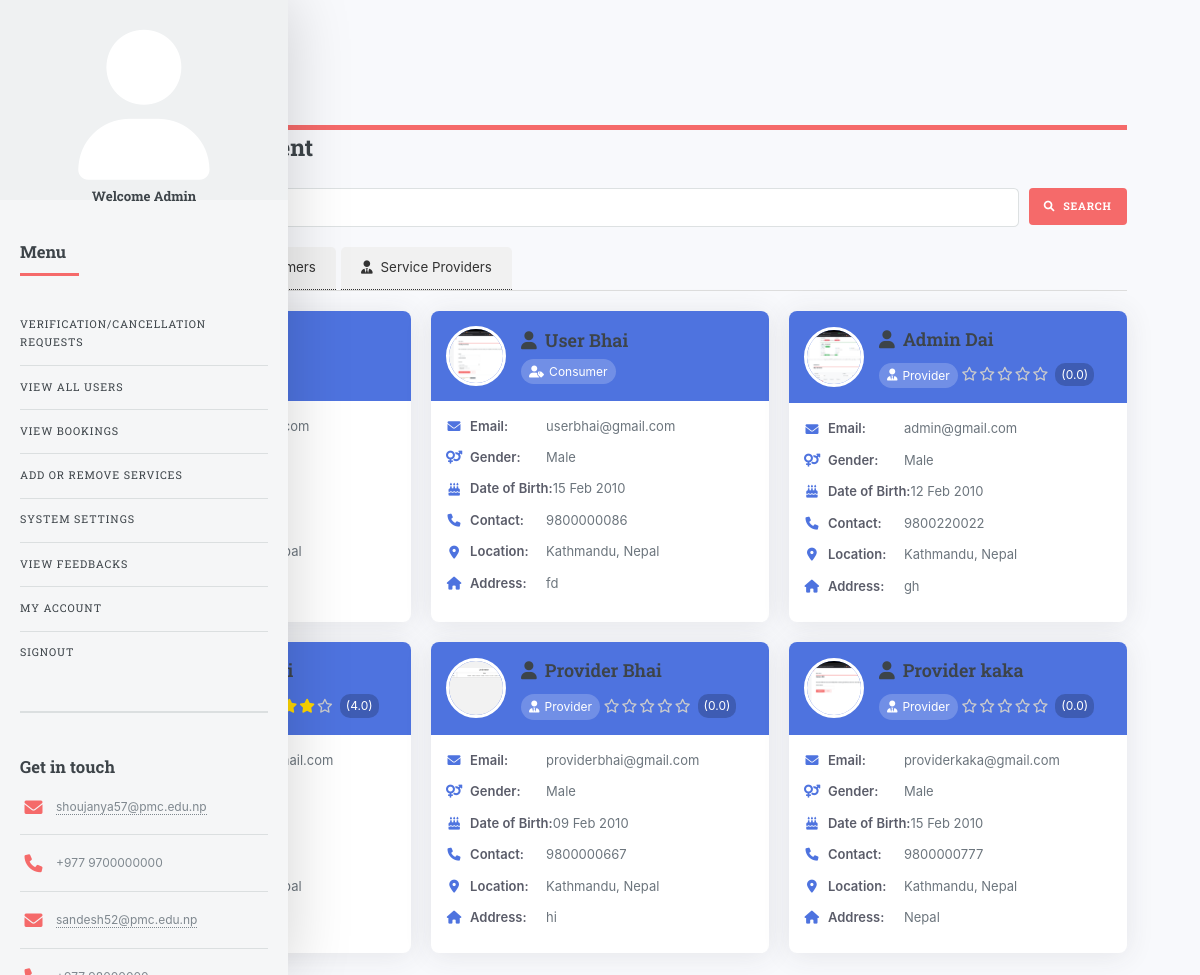
The page /all_users.php (signed in) on the database its author committed.
### tables this page shows
CREATE TABLE `consumer` (
  `cid` int(11) NOT NULL,
  `fname` varchar(50) NOT NULL,
  `mname` varchar(50) DEFAULT NULL,
  `lname` varchar(50) NOT NULL,
  `dob` date DEFAULT NULL,
  `gender` enum('Male','Female','Other') DEFAULT 'Male',
  `country` varchar(50) DEFAULT NULL,
  `state` varchar(50) DEFAULT NULL,
  `city` varchar(50) DEFAULT NULL,
  `address` text DEFAULT NULL,
  `phnno` varchar(20) DEFAULT NULL,
  `email` varchar(100) NOT NULL,
  `password` varchar(255) NOT NULL,
  `photo` varchar(255) DEFAULT NULL,
  `created_at` timestamp NOT NULL DEFAULT current_timestamp()
);

CREATE TABLE `provider` (
  `pid` int(11) NOT NULL,
  `fname` varchar(50) NOT NULL,
  `mname` varchar(50) DEFAULT NULL,
  `lname` varchar(50) NOT NULL,
  `dob` date DEFAULT NULL,
  `gender` enum('Male','Female','Other') DEFAULT 'Male',
  `country` varchar(50) DEFAULT NULL,
  `state` varchar(50) DEFAULT NULL,
  `city` varchar(50) DEFAULT NULL,
  `address` text DEFAULT NULL,
  `phnno` varchar(20) DEFAULT NULL,
  `email` varchar(100) NOT NULL,
  `photo` varchar(255) DEFAULT NULL,
  `average_rating` decimal(2,1) DEFAULT 0.0,
  `created_at` timestamp NOT NULL DEFAULT current_timestamp(),
  `password` varchar(255) NOT NULL,
  `rating_count` int(11) NOT NULL DEFAULT 0,
  `latitude` decimal(10,8) DEFAULT NULL,
  `longitude` decimal(11,8) DEFAULT NULL
);

### all_users.php (the view, shortened to what this page needs)
<?php
$con = mysqli_connect("localhost", "root", "", "homeservice");
$active_tab = isset($_GET['type']) ? $_GET['type'] : 'all';
function generateStarRating($rating) {
    $stars = '';
    $fullStars = floor($rating);
    $hasHalfStar = ($rating - $fullStars) >= 0.5;
    for ($i = 0; $i < $fullStars; $i++) {
        $stars .= '<i class="fas fa-star"></i>';
    }
    for ($i = $fullStars; $i < 5; $i++) {
        $stars .= '<i class="far fa-star"></i>';
    }
    return '<div class="star-rating">' . $stars . '<span class="rating-value">(' . number_format($rating, 1) . ')</span></div>';
}
function fetchUsers($con, $type) {
    $users = [];
    if ($type == 'all' || $type == 'consumers') {
        $query = "SELECT cid as id, fname, mname, lname, dob, gender, email, photo, phnno,
                 country, state, city, address, 'consumer' as type, NULL as average_rating
                 FROM consumer";
        $result = mysqli_query($con, $query);
        while ($row = mysqli_fetch_assoc($result)) {
            $users[] = $row;
        }
    }
    if ($type == 'all' || $type == 'providers') {
        $query = "SELECT pid as id, fname, mname, lname, dob, gender, email, photo, phnno,
                 country, state, city, address, average_rating, 'provider' as type
                 FROM provider";
        $result = mysqli_query($con, $query);
        while ($row = mysqli_fetch_assoc($result)) {
            $users[] = $row;
        }
    }
    return $users;
}
$users = fetchUsers($con, $active_tab);
?>
<!DOCTYPE html>
<html lang="en">
<head>
    <link rel="stylesheet" href="assets/css/main.css" />
    <link rel="stylesheet" href="https://cdnjs.cloudflare.com/ajax/libs/font-awesome/6.0.0/css/all.min.css" />
</head>
<body>
    <div id="wrapper">
        <div id="main">
            <div class="inner">
                <header id="header">
                    <a href="view_arequest.php" class="logo"><strong>home</strong>service</a>
                </header>
                <header class="main">
                    <h2><i class="fas fa-users-cog"></i> User Management</h2>
                </header>
                <div class="search-container">
                    <input type="text" class="search-input" placeholder="Search users..." id="searchInput">
                    <button class="search-button primary" id="searchButton">
                        <i class="fas fa-search"></i> Search
                    </button>
                </div>
                <div class="user-type-tabs">
                    <a href="?type=all" class="tab <?= $active_tab == 'all' ? 'active' : '' ?>">
                    </a>
                    <a href="?type=consumers" class="tab <?= $active_tab == 'consumers' ? 'active' : '' ?>">
                    </a>
                    <a href="?type=providers" class="tab <?= $active_tab == 'providers' ? 'active' : '' ?>">
                        <i class="fas fa-user-tie"></i> Service Providers
                    </a>
                </div>
                <div class="users-container" id="usersContainer">
                    <?php if (count($users) > 0): ?>
                        <?php foreach ($users as $user): ?>
                            <div class="user-card" data-type="<?= htmlspecialchars($user['type']) ?>">
                                <div class="user-header">
                                    <img src="<?= htmlspecialchars($user['photo'] ? 'uploads/' . $user['photo'] : 'https://via.placeholder.com/60') ?>"
                                         alt="User Avatar" class="user-avatar"
                                         onclick="openImageModal('<?= htmlspecialchars($user['photo'] ? 'uploads/' . $user['photo'] : 'https://via.placeholder.com/150') ?>')">
                                    <div>
                                        <h3 class="user-name">
                                            <i class="fas fa-user"></i>
                                            <?= htmlspecialchars($user['fname'] . ' ' . $user['mname'] . ' ' . $user['lname']) ?>
                                        </h3>
                                        <span class="user-type">
                                            <i class="<?= $user['type'] == 'consumer' ? 'fas fa-user-tag' : 'fas fa-user-tie' ?>"></i>
                                            <?= ucfirst($user['type']) ?>
                                        </span>
                                        <?php if ($user['type'] == 'provider' && $user['average_rating'] !== null): ?>
                                            <div class="star-rating">
                                                <?= generateStarRating($user['average_rating']) ?>
                                            </div>
                                        <?php endif; ?>
                                    </div>
                                </div>
                                <div class="user-details">
                                    <div class="detail-row">
                                        <span class="detail-label">
                                            <i class="fas fa-envelope"></i> Email:
                                        </span>
                                        <span class="detail-value"><?= htmlspecialchars($user['email']) ?></span>
                                    </div>
                                    <div class="detail-row">
                                        <span class="detail-label">
                                            <i class="fas fa-venus-mars"></i> Gender:
                                        </span>
                                        <span class="detail-value"><?= htmlspecialchars($user['gender']) ?></span>
                                    </div>
                                    <div class="detail-row">
                                        <span class="detail-label">
                                            <i class="fas fa-birthday-cake"></i> Date of Birth:
                                        </span>
                                        <span class="detail-value"><?= date('d M Y', strtotime($user['dob'])) ?></span>
                                    </div>
                                    <div class="detail-row">
                                        <span class="detail-label">
                                            <i class="fas fa-phone"></i> Contact:
                                        </span>
                                        <span class="detail-value"><?= htmlspecialchars($user['phnno']) ?></span>
                                    </div>
                                    <div class="detail-row">
                                        <span class="detail-label">
                                            <i class="fas fa-map-marker-alt"></i> Location:
                                        </span>
                                        <span class="detail-value"><?= htmlspecialchars($user['city'] . ', ' . $user['country']) ?></span>
                                    </div>
                                    <div class="detail-row">
                                        <span class="detail-label">
                                            <i class="fas fa-home"></i> Address:
                                        </span>
                                        <span class="detail-value"><?= htmlspecialchars($user['address']) ?></span>
                                    </div>
                                </div>
                            </div>
                        <?php endforeach; ?>
                    <?php endif; ?>
                </div>
            </div>
        </div>
        <div id="sidebar">
            <div class="inner">
                <?php include "amenu.php"; ?>
            </div>
        </div>
    </div>
</body>
</html>

### all_users.php (style rules this page uses)
:root { --primary-color: #4e73df; --success-color: #1cc88a; --danger-color: #e74a3b; --warning-color: #f6c23e; --info-color: #36b9cc; --dark-color: #5a5c69; --light-color: #f8f9fc; }
body { font-family: 'Nunito', -apple-system, BlinkMacSystemFont, 'Segoe UI', Roboto, 'Helvetica Neue', Arial, sans-serif; background-color: #f8f9fc; margin: 0; padding: 20px; }
.user-type-tabs { display: flex; margin-bottom: 20px; border-bottom: 1px solid #ddd; }
.tab { padding: 10px 20px; cursor: pointer; background: #f1f1f1; margin-right: 5px; border-radius: 5px 5px 0 0; text-decoration: none; color: #333; display: flex; align-items: center; }
.tab i { margin-right: 8px; }
.tab.active { background: #e74a3b; color: white; }
.search-container { margin-bottom: 20px; display: flex; }
.search-input { padding: 10px 15px; border: 1px solid #ddd; border-radius: 4px; width: 300px; font-size: 14px; }
.search-button { padding: 10px 15px; background: var(--primary-color); color: white; border: none; border-radius: 4px; margin-left: 10px; cursor: pointer; display: inline-flex; align-items: center; }
.search-button i { margin-right: 8px; }
.users-container { display: grid; grid-template-columns: repeat(auto-fill, minmax(300px, 1fr)); gap: 20px; }
.user-card { background: white; border-radius: 8px; box-shadow: 0 0.15rem 1.75rem 0 rgba(58, 59, 69, 0.1); overflow: hidden; transition: all 0.3s ease; }
.user-header { background: var(--primary-color); color: white; padding: 15px; display: flex; align-items: center; }
.user-avatar { width: 60px; height: 60px; border-radius: 50%; object-fit: cover; border: 3px solid white; margin-right: 15px; cursor: pointer; transition: transform 0.3s ease; }
.user-name { font-size: 18px; font-weight: 600; margin: 0; display: flex; align-items: center; }
.user-name i { margin-right: 8px; }
.user-type { font-size: 12px; background: rgba(255, 255, 255, 0.2); padding: 3px 8px; border-radius: 20px; margin-top: 5px; text-transform: capitalize; display: inline-flex; align-items: center; }
.user-type i { margin-right: 5px; }
.user-details { padding: 15px; }
.detail-row { display: flex; margin-bottom: 10px; }
.detail-label { font-weight: 600; color: var(--dark-color); min-width: 100px; font-size: 13px; display: flex; align-items: center; }
.detail-label i { margin-right: 8px; width: 16px; text-align: center; color: var(--primary-color); }
.detail-value { color: #6c757d; font-size: 13px; }
.star-rating { display: inline-flex; align-items: center; margin-top: 5px; }
.star-rating i { color: #FFD700; font-size: 14px; margin-right: 2px; }
.star-rating .far { color: #ccc; }
.rating-value { font-size: 12px; margin-left: 5px; color: #fff; background: rgba(0,0,0,0.2); padding: 2px 6px; border-radius: 10px; }

### rows shown on the page
consumer: photo (picture), fname+mname+lname "User Bhai", type "Consumer", email "userbhai@gmail.com", gender "Male", dob "15 Feb 2010", phnno "9800000086", city+country "Kathmandu, Nepal", address "fd"
provider: photo (picture), fname+mname+lname "Admin Dai", type "Provider", average_rating "0.0", email "admin@gmail.com", gender "Male", dob "12 Feb 2010", phnno "9800220022", city+country "Kathmandu, Nepal", address "gh"
provider: average_rating "4.0"
provider: photo (picture), fname+mname+lname "Provider Bhai", type "Provider", average_rating "0.0", email "providerbhai@gmail.com", gender "Male", dob "09 Feb 2010", phnno "9800000667", city+country "Kathmandu, Nepal", address "hi"
provider: photo (picture), fname+mname+lname "Provider kaka", type "Provider", average_rating "0.0", email "providerkaka@gmail.com", gender "Male", dob "15 Feb 2010", phnno "9800000777", city+country "Kathmandu, Nepal", address "Nepal"
